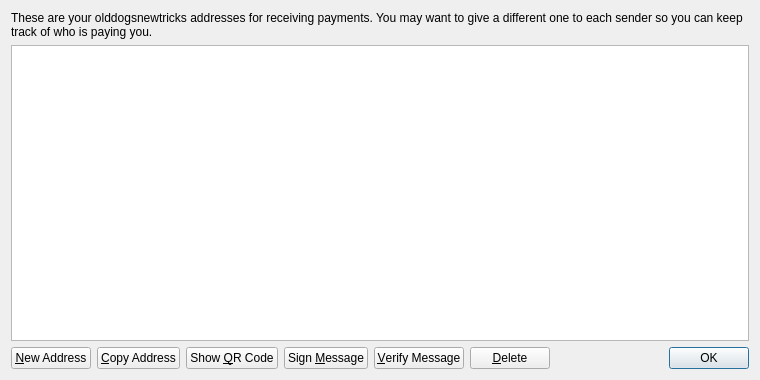
<?xml version="1.0" encoding="UTF-8"?>
<ui version="4.0">
 <class>AddressBookPage</class>
 <widget class="QWidget" name="AddressBookPage">
  <property name="geometry">
   <rect>
    <x>0</x>
    <y>0</y>
    <width>760</width>
    <height>380</height>
   </rect>
  </property>
  <property name="windowTitle">
   <string>Address Book</string>
  </property>
  <property name="styleSheet">
   <string notr="true">QListView { background: transparent; }</string>
  </property>
  <layout class="QVBoxLayout" name="verticalLayout">
   <item>
    <widget class="QLabel" name="labelExplanation">
     <property name="text">
      <string>These are your olddogsnewtricks addresses for receiving payments. You may want to give a different one to each sender so you can keep track of who is paying you.</string>
     </property>
     <property name="textFormat">
      <enum>Qt::PlainText</enum>
     </property>
     <property name="wordWrap">
      <bool>true</bool>
     </property>
    </widget>
   </item>
   <item>
    <widget class="QTableView" name="tableView">
     <property name="contextMenuPolicy">
      <enum>Qt::CustomContextMenu</enum>
     </property>
     <property name="toolTip">
      <string>Double-click to edit address or label</string>
     </property>
     <property name="styleSheet">
      <string notr="true">QListView { background: transparent; }</string>
     </property>
     <property name="tabKeyNavigation">
      <bool>false</bool>
     </property>
     <property name="alternatingRowColors">
      <bool>true</bool>
     </property>
     <property name="selectionMode">
      <enum>QAbstractItemView::SingleSelection</enum>
     </property>
     <property name="selectionBehavior">
      <enum>QAbstractItemView::SelectRows</enum>
     </property>
     <property name="sortingEnabled">
      <bool>true</bool>
     </property>
     <attribute name="verticalHeaderVisible">
      <bool>false</bool>
     </attribute>
    </widget>
   </item>
   <item>
    <layout class="QHBoxLayout" name="horizontalLayout">
     <item>
      <widget class="QPushButton" name="newAddressButton">
       <property name="toolTip">
        <string>Create a new address</string>
       </property>
       <property name="text">
        <string>&amp;New Address</string>
       </property>
       <property name="icon">
        <iconset resource="../bitcoin.qrc">
         <normaloff>:/icons/add</normaloff>:/icons/add</iconset>
       </property>
      </widget>
     </item>
     <item>
      <widget class="QPushButton" name="copyToClipboard">
       <property name="toolTip">
        <string>Copy the currently selected address to the system clipboard</string>
       </property>
       <property name="text">
        <string>&amp;Copy Address</string>
       </property>
       <property name="icon">
        <iconset resource="../bitcoin.qrc">
         <normaloff>:/icons/editcopy</normaloff>:/icons/editcopy</iconset>
       </property>
      </widget>
     </item>
     <item>
      <widget class="QPushButton" name="showQRCode">
       <property name="text">
        <string>Show &amp;QR Code</string>
       </property>
       <property name="icon">
        <iconset resource="../bitcoin.qrc">
         <normaloff>:/icons/qrcode</normaloff>:/icons/qrcode</iconset>
       </property>
      </widget>
     </item>
     <item>
      <widget class="QPushButton" name="signMessage">
       <property name="toolTip">
        <string>Sign a message to prove you own a olddogsnewtricks address</string>
       </property>
       <property name="text">
        <string>Sign &amp;Message</string>
       </property>
       <property name="icon">
        <iconset resource="../bitcoin.qrc">
         <normaloff>:/icons/edit</normaloff>:/icons/edit</iconset>
       </property>
      </widget>
     </item>
     <item>
      <widget class="QPushButton" name="verifyMessage">
       <property name="toolTip">
        <string>Verify a message to ensure it was signed with a specified olddogsnewtricks address</string>
       </property>
       <property name="text">
        <string>&amp;Verify Message</string>
       </property>
       <property name="icon">
        <iconset resource="../bitcoin.qrc">
         <normaloff>:/icons/transaction_0</normaloff>:/icons/transaction_0</iconset>
       </property>
      </widget>
     </item>
     <item>
      <widget class="QPushButton" name="deleteButton">
       <property name="toolTip">
        <string>Delete the currently selected address from the list</string>
       </property>
       <property name="text">
        <string>&amp;Delete</string>
       </property>
       <property name="icon">
        <iconset resource="../bitcoin.qrc">
         <normaloff>:/icons/remove</normaloff>:/icons/remove</iconset>
       </property>
      </widget>
     </item>
     <item>
      <spacer name="horizontalSpacer">
       <property name="orientation">
        <enum>Qt::Horizontal</enum>
       </property>
       <property name="sizeHint" stdset="0">
        <size>
         <width>40</width>
         <height>20</height>
        </size>
       </property>
      </spacer>
     </item>
     <item>
      <widget class="QDialogButtonBox" name="buttonBox">
       <property name="sizePolicy">
        <sizepolicy hsizetype="Maximum" vsizetype="Fixed">
         <horstretch>0</horstretch>
         <verstretch>0</verstretch>
        </sizepolicy>
       </property>
       <property name="standardButtons">
        <set>QDialogButtonBox::Ok</set>
       </property>
      </widget>
     </item>
    </layout>
   </item>
  </layout>
 </widget>
 <resources>
  <include location="../bitcoin.qrc"/>
 </resources>
 <connections/>
</ui>
